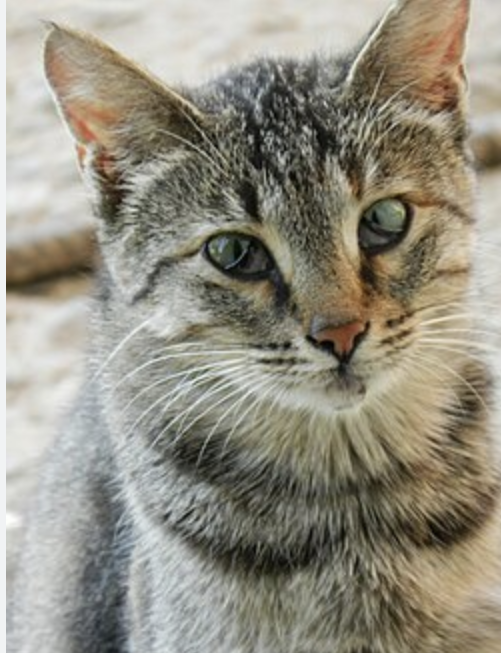
#> input picture photos/cat1.png, 501 x 653 px
$ python img_proc6.py
#> lines starting #> are read from the running program, lines starting #| are printed output that depends on the picture
#averaging filter: spatial filtering technique that replaces each pixel's value with the mathematical average of its neighboring pixels within a defined window
#weighted filter: given by h(x,y)= max(|x|.|y|)
#gaussian filter

import os
import cv2
import numpy as np

script_dir = os.path.dirname(os.path.abspath(__file__))
image_path = os.path.join(script_dir, "photos/cat1.png")

# Read image
img = cv2.imread(image_path , cv2.IMREAD_GRAYSCALE)
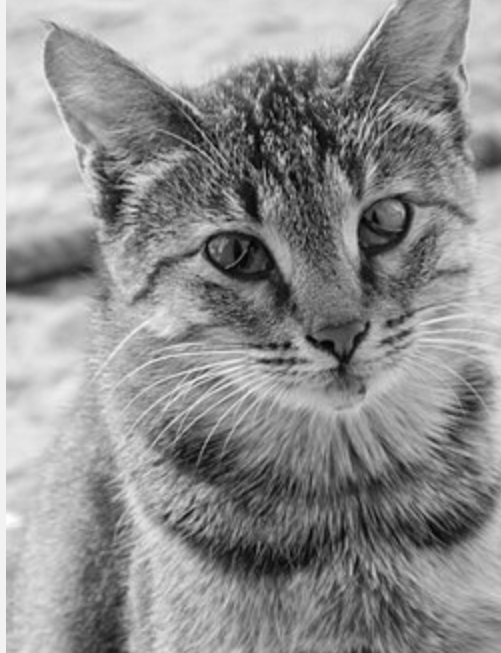
#> img: shape (653, 501); min 2, max 254, mean 143.4

# Check image
if img is None:
    print("image was not found")
    exit()

#averaging

#input filter size
k = int(input("Enter filter size (odd number): "))
#> the answer given: 100
pad = k // 2 #to avoid shrinkage

# add zero padding around image
padded = np.pad(img, pad, mode='constant')
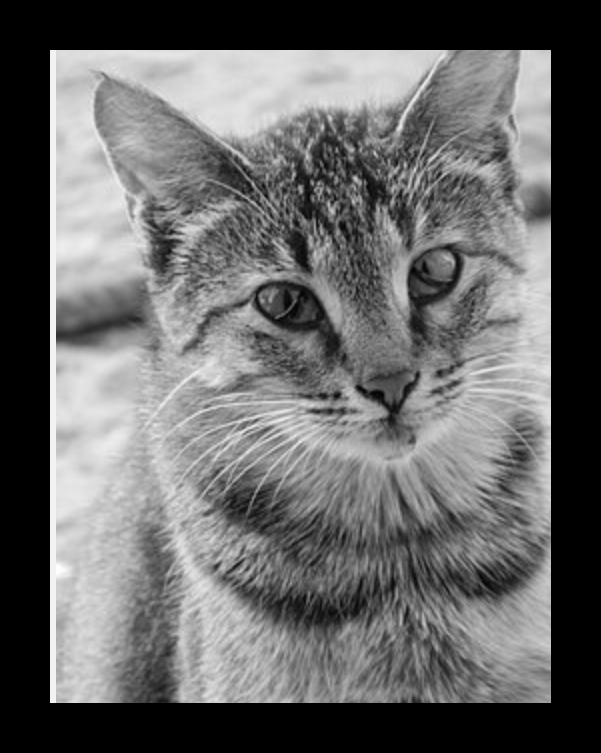
#> padded: shape (753, 601); min 0, max 254, mean 103.6
smooth = np.zeros_like(img)

# Apply averaging filter manually
for i in range(img.shape[0]):
    for j in range(img.shape[1]):
        #kernel window size
        window = padded[i:i+k, j:j+k]
        #unweighted average
        smooth[i, j] = np.mean(window)
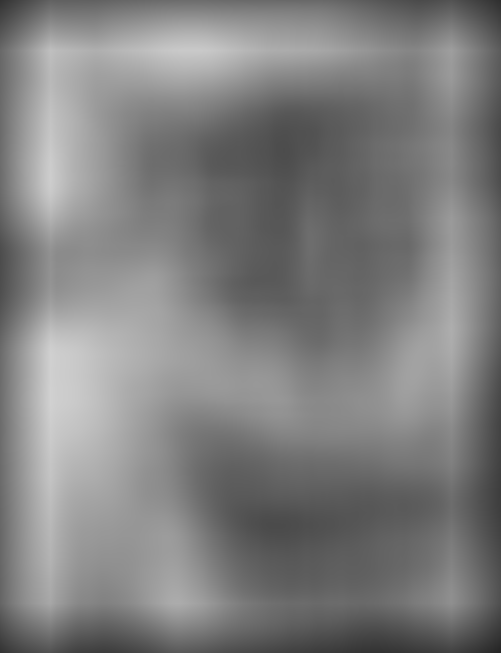
#> smooth: shape (653, 501); min 36, max 209, mean 127.3
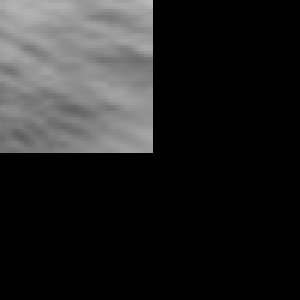
#> window: shape (100, 100) (shown 3 times larger); min 0, max 187, mean 36.8

cv2.imshow("average smoothed image", smooth)


# Input padding method
print("1.zero Padding")
print("2.replication")
p = int(input("enter choice: "))
#> the answer given: 1

if p == 1:
    padded = np.pad(img, pad, mode='constant', constant_values=0)
else:
    padded = np.pad(img, pad, mode='edge')

# weighted kernel window
kernel = np.zeros((k, k), dtype=float)
#[(-1,-1) 0 1]
#
center = k // 2
for i in range(k):
    for j in range(k):
        x = i - center
        y = j - center

        kernel[i, j] = max(abs(x), abs(y))

# Normalize kernel
kernel = kernel / np.sum(kernel)

print("Weighted Kernel:")
print(kernel)

# Output
gaussian = np.zeros_like(img, dtype=float)

# Apply filter
for i in range(img.shape[0]):
    for j in range(img.shape[1]):
        window = padded[i:i+k, j:j+k]
        gaussian[i, j] = np.sum(window * kernel)

gaussian = np.clip(gaussian, 0, 255).astype(np.uint8)


# Display images
cv2.imshow("Original Image", img)
cv2.imshow("Average Smoothed Image", smooth)
cv2.imshow("Gaussian Smoothed image ", gaussian)


cv2.waitKey(0)
cv2.destroyAllWindows()
